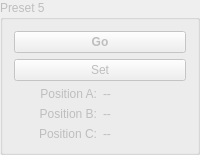
       <widget class="QGroupBox" name="group_p5">
        <property name="enabled">
         <bool>false</bool>
        </property>
        <property name="title">
         <string>Preset 5</string>
        </property>
        <layout class="QGridLayout" name="gridLayout_12">
         <item row="1" column="0">
          <widget class="QPushButton" name="push_pr5_set">
           <property name="text">
            <string>Set</string>
           </property>
          </widget>
         </item>
         <item row="4" column="0">
          <layout class="QHBoxLayout" name="horizontalLayout_41">
           <item>
            <widget class="QLabel" name="label_40">
             <property name="text">
              <string>Position B:</string>
             </property>
             <property name="alignment">
              <set>Qt::AlignRight|Qt::AlignTrailing|Qt::AlignVCenter</set>
             </property>
            </widget>
           </item>
           <item>
            <widget class="QLabel" name="label_pr5_b">
             <property name="minimumSize">
              <size>
               <width>40</width>
               <height>0</height>
              </size>
             </property>
             <property name="text">
              <string>--</string>
             </property>
            </widget>
           </item>
          </layout>
         </item>
         <item row="5" column="0">
          <layout class="QHBoxLayout" name="horizontalLayout_42">
           <item>
            <widget class="QLabel" name="label_42">
             <property name="text">
              <string>Position C:</string>
             </property>
             <property name="alignment">
              <set>Qt::AlignRight|Qt::AlignTrailing|Qt::AlignVCenter</set>
             </property>
            </widget>
           </item>
           <item>
            <widget class="QLabel" name="label_pr5_c">
             <property name="minimumSize">
              <size>
               <width>40</width>
               <height>0</height>
              </size>
             </property>
             <property name="text">
              <string>--</string>
             </property>
            </widget>
           </item>
          </layout>
         </item>
         <item row="3" column="0">
          <layout class="QHBoxLayout" name="horizontalLayout_43">
           <item>
            <widget class="QLabel" name="label_23">
             <property name="text">
              <string>Position A:</string>
             </property>
             <property name="alignment">
              <set>Qt::AlignRight|Qt::AlignTrailing|Qt::AlignVCenter</set>
             </property>
            </widget>
           </item>
           <item>
            <widget class="QLabel" name="label_pr5_a">
             <property name="minimumSize">
              <size>
               <width>40</width>
               <height>0</height>
              </size>
             </property>
             <property name="text">
              <string>--</string>
             </property>
            </widget>
           </item>
          </layout>
         </item>
         <item row="0" column="0">
          <widget class="QPushButton" name="push_pr5_go">
           <property name="sizePolicy">
            <sizepolicy hsizetype="Minimum" vsizetype="Expanding">
             <horstretch>0</horstretch>
             <verstretch>0</verstretch>
            </sizepolicy>
           </property>
           <property name="font">
            <font>
             <weight>75</weight>
             <bold>true</bold>
            </font>
           </property>
           <property name="text">
            <string>Go</string>
           </property>
          </widget>
         </item>
        </layout>
       </widget>
